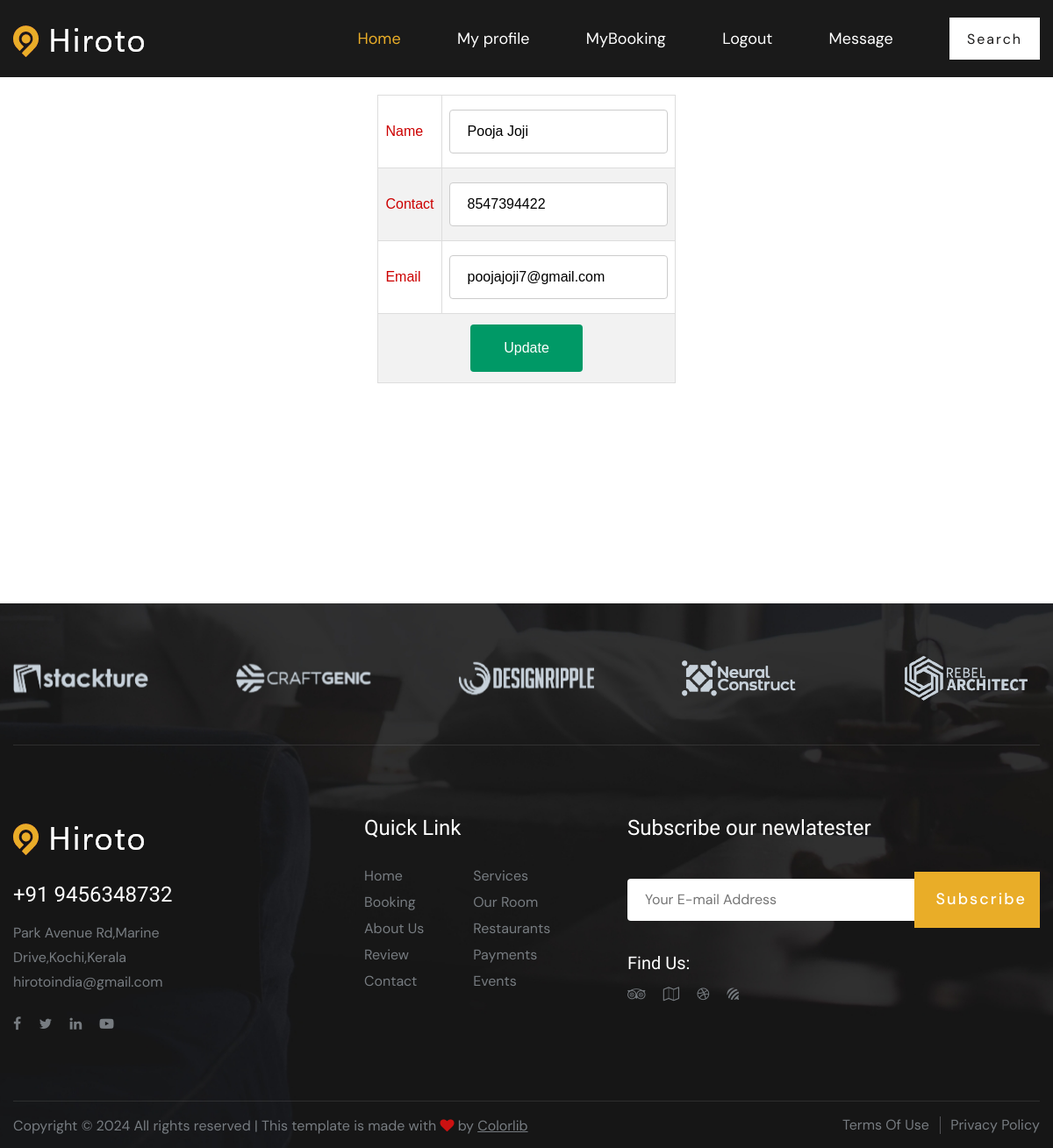
Page /User/editprofile/ (signed in) on the committed database.
### Guest/models.py (models this page shows)
class tbl_user(models.Model):
    user_name=models.CharField(max_length=50)
    user_gender=models.CharField(max_length=50)
    user_contact=models.CharField(max_length=50)
    user_doj=models.DateField(auto_now_add=True)
    user_dob=models.DateField()
    user_email=models.CharField(max_length=50)
    user_password=models.CharField(max_length=50)
    user_aadhar=models.CharField(max_length=50)
    user_photo = models.FileField(upload_to='Assets/UserPhoto/')
    user_proof = models.FileField(upload_to='Assets/UserProof/')
    place = models.ForeignKey(tbl_place, on_delete=models.CASCADE)
    user_address=models.CharField(max_length=50)
    user_status = models.IntegerField(default="0")

### User/views.py (the view)
# urls.py: path('editprofile/',views.editprofiles,name="editprofiles"),
def editprofile(request):
    if 'uid' in request.session:
        prodata=tbl_user.objects.get(id=request.session["uid"])
        if request.method=="POST":
            prodata.user_name=request.POST.get('txtname')
            prodata.user_contact=request.POST.get('txtcon')
            prodata.user_email=request.POST.get('txtemail')
            prodata.save()
            return render(request,"User/EditProfile.html",{'msg':"Profile Updated"})
        else:
            return render(request,"User/EditProfile.html",{'prodata':prodata})
    else:
        return redirect("Guest:Login")

### User/Templates/User/EditProfile.html (shortened to what this page needs)
{% extends 'User/Header.html' %}
{% load static %}
{% block content %}
<!DOCTYPE html>
<html lang="en">
<head>
</head>
<body>
    <div class="container-fluid d-bg-image">
    <form action="" method="post">
        <div class="d-profile">
            <table class="d-card" style="color: black;" align="center" cellpadding="10px">
                <tr>
                    <td>Name</td>
                    <td><input type="text" class="textbox" name="txtname" id="" value="{{prodata.user_name}}"></td>
                </tr>
                <tr>
                    <td>Contact</td>
                    <td><input type="text" name="txtcon" class="textbox" id="" value="{{prodata.user_contact}}"></td>
                </tr>
                <tr>
                    <td>Email</td>
                    <td><input type="email" name="txtemail" class="textbox" id="" value="{{prodata.user_email}}"></td>
                </tr>
                <tr>
                    <td colspan="2" align="center"><input class="d-card-button" type="submit" value="Update" name="btnsub"></td>
                </tr>
            </table>
        </div>
    </form>
    </div>
</body>
</html>
{% endblock content %}

### Guest/static/Mains/css/style.css (style rules this page uses)
html, body { height: 100%; font-family: "DM Sans", sans-serif; -webkit-font-smoothing: antialiased; }

### Guest/static/Form.css (style rules this page uses)
#tab td, #tab th { border: 1px solid #ddd; padding: 8px; color: #C00; }
#tab tr:nth-child(even) { background-color: #f2f2f2; }
input[type=text],[type=password],[type=email],[type=date], select { width: 100%; padding: 12px 20px; margin: 8px 0; display: inline-block; border: 1px solid #ccc; border-radius: 4px; box-sizing: border-box; }
input[type=submit] { width: 40%; background-color: #096; color: white; padding: 15px; margin: 4px 0; border: none; border-radius: 4px; cursor: pointer; }

### rows in the picture
tbl_user: txtname "Pooja Joji", txtcon "8547394422", txtemail "poojajoji7@gmail.com"
